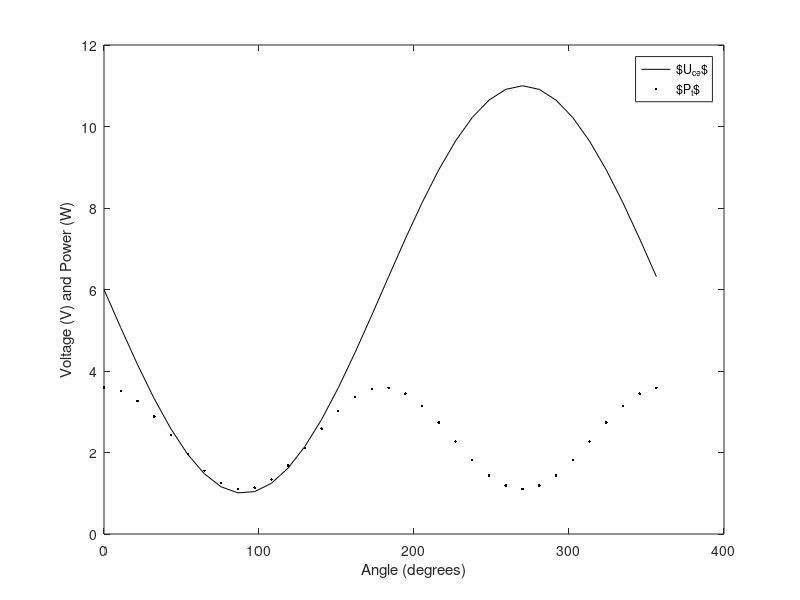

The MATLAB source for this figure:
#
# This is a GNU Octave file.
#

hf = figure();

x = 0:0.03:1;
v = x*360;
uut = 5*sin(x*2*pi);
ut = 6-uut;
il = ut/10;
it = 1.2-il;
pt = ut .* it;

plot(v, ut, "-k;$U_{ce}$;", v, pt, ".k;$P_t$;");


xlabel("Angle (degrees)");
ylabel ("Voltage (V) and Power (W)");

file_path = fileparts(mfilename('fullpath'))

file_name = [file_path  "/" "bild_tx_heat.pdf"]

# print ("-deps", file_name);
print (hf, file_name, "-dpdflatexstandalone");